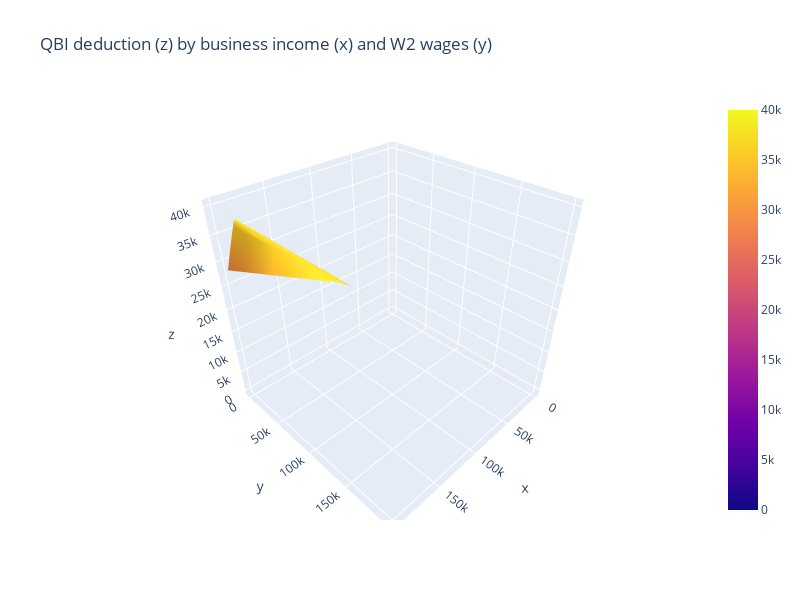

The notebook cell this image was saved under:
### Code cell
from openfisca_core.simulation_builder import SimulationBuilder
from openfisca_us import CountryTaxBenefitSystem

WITH_AXES = {
    "people": {
        "person": {
            "age": {"2022": 18}
        },
    },
    "tax_units": {
        "tax_unit": {
            "members": ["person"],
        }
    },
    "spm_units": {
        "spm_unit": {
            "members": ["person"],
        }
    },
    "households": {
        "household": {
            "members": ["person"],
        }
    },
    "families": {
        "family": {
            "members": ["person"],
        }
    },
    'axes': [
        [{'count':100, 'name':'w2_wages_from_qualified_business', 'min':0, 'max':200_000, 'period':'2022'}],
        [{'count':100, 'name':'self_employment_income', 'min':0, 'max':200_000, 'period':'2022'}]
    ]
    }

simulation_builder = SimulationBuilder()
simulation = simulation_builder.build_from_entities(CountryTaxBenefitSystem(), WITH_AXES)

import plotly.graph_objects as go

income = simulation.calculate('self_employment_income', 2022).reshape(100, 100)
w2_wages = simulation.calculate('w2_wages_from_qualified_business', 2022).reshape(100, 100)
qbid = simulation.calculate('qualified_business_income_deduction', 2022).reshape(100, 100)
# data is now a 100x100 array of self_employment_income values
# we plot a surface plot of the data

fig = go.Figure(data=go.Surface(x=income, y=w2_wages, z=qbid))
fig.update_layout(
    title="QBI deduction (z) by business income (x) and W2 wages (y)",
    width=800,
    height=600,
    xaxis_tickformat="$,.0f",
    yaxis_tickformat="$,.0f",
)

### Figure 1 — Plotly figure (JSON) as saved in the notebook; plotly's stock layout.template omitted (floating-point values rounded to 4 significant figures; data arrays with more than 128 entries replaced by an {"elided": "..."} marker saying what was removed)
{"data": [{"type": "surface", "x": {"elided": "100x100 float values"}, "y": {"elided": "100x100 float values"}, "z": {"elided": "100x100 float values"}}], "layout": {"height": 600, "title": {"text": "QBI deduction (z) by business income (x) and W2 wages (y)"}, "width": 800, "xaxis": {"tickformat": "$,.0f"}, "yaxis": {"tickformat": "$,.0f"}}}
